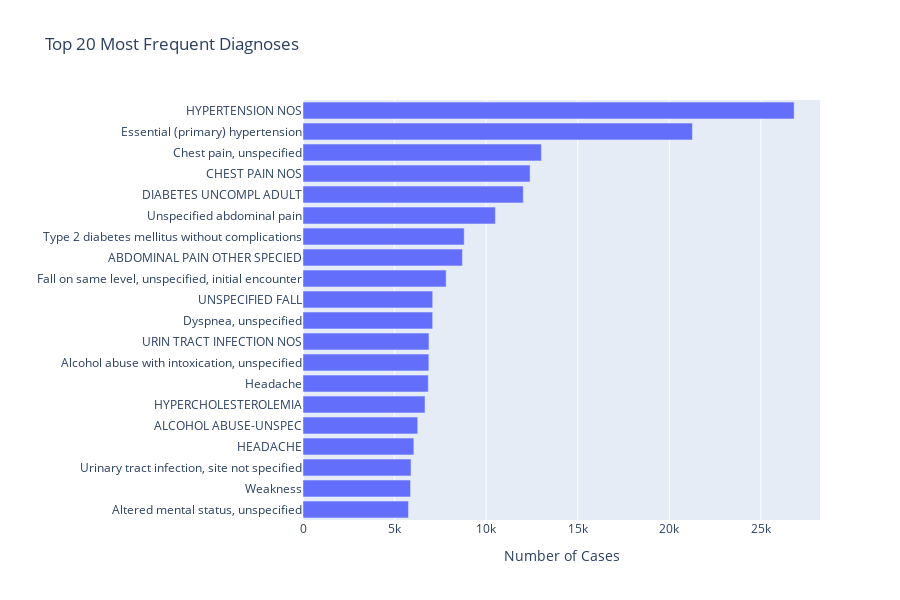

Source (notebook cell):
### Markdown cell above
# Diagnosis

### Code cell
# sql query to get diagnosis data
df = sql("""SELECT count(icd_title) as count, icd_title 
         from ed.diagnosis
         group by 2
         order by 1 desc limit 20;""")

# Top 20 most frequent diagnoses

fig1 = px.bar(df, x="count", y="icd_title", 
              title="Top 20 Most Frequent Diagnoses",
              orientation='h')
fig1.update_layout(yaxis={'categoryorder':'total ascending'}, 
                   height=600, yaxis_title="", xaxis_title="Number of Cases")
fig1.show()

### Figure 1 — Plotly figure (JSON) as saved in the notebook; plotly's stock layout.template omitted (floating-point values rounded to 4 significant figures)
{"data": [{"hovertemplate": "count=%{x}<br>icd_title=%{y}<extra></extra>", "legendgroup": "", "marker": {"color": "#636efa", "pattern": {"shape": ""}}, "name": "", "orientation": "h", "showlegend": false, "textposition": "auto", "type": "bar", "x": [26816, 21264, 13016, 12398, 12026, 10504, 8801, 8704, 7817, 7081, 7080, 6877, 6871, 6841, 6662, 6264, 6053, 5898, 5871, 5758], "xaxis": "x", "y": ["HYPERTENSION NOS", "Essential (primary) hypertension", "Chest pain, unspecified", "CHEST PAIN NOS", "DIABETES UNCOMPL ADULT", "Unspecified abdominal pain", "Type 2 diabetes mellitus without complications", "ABDOMINAL PAIN OTHER SPECIED", "Fall on same level, unspecified, initial encounter", "UNSPECIFIED FALL", "Dyspnea, unspecified", "URIN TRACT INFECTION NOS", "Alcohol abuse with intoxication, unspecified", "Headache", "HYPERCHOLESTEROLEMIA", "ALCOHOL ABUSE-UNSPEC", "HEADACHE", "Urinary tract infection, site not specified", "Weakness", "Altered mental status, unspecified"], "yaxis": "y"}], "layout": {"barmode": "relative", "height": 600, "legend": {"tracegroupgap": 0}, "title": {"text": "Top 20 Most Frequent Diagnoses"}, "xaxis": {"anchor": "y", "domain": [0, 1], "title": {"text": "Number of Cases"}}, "yaxis": {"anchor": "x", "categoryorder": "total ascending", "domain": [0, 1], "title": {"text": ""}}}}
